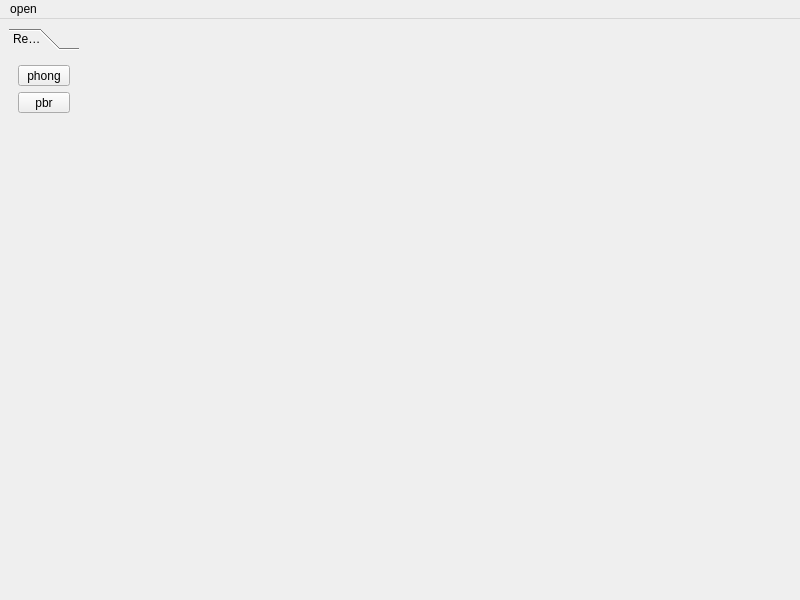
<?xml version="1.0" encoding="UTF-8"?>
<ui version="4.0">
 <class>MainWindow</class>
 <widget class="QMainWindow" name="MainWindow">
  <property name="geometry">
   <rect>
    <x>0</x>
    <y>0</y>
    <width>800</width>
    <height>600</height>
   </rect>
  </property>
  <property name="windowTitle">
   <string>MainWindow</string>
  </property>
  <widget class="QWidget" name="centralwidget">
   <layout class="QHBoxLayout" name="horizontalLayout">
    <item>
     <widget class="QToolBox" name="tools_list">
      <property name="maximumSize">
       <size>
        <width>70</width>
        <height>16777215</height>
       </size>
      </property>
      <property name="currentIndex">
       <number>0</number>
      </property>
      <widget class="QWidget" name="rendering_page">
       <property name="geometry">
        <rect>
         <x>0</x>
         <y>0</y>
         <width>70</width>
         <height>534</height>
        </rect>
       </property>
       <attribute name="label">
        <string>Rendering</string>
       </attribute>
       <layout class="QVBoxLayout" name="verticalLayout">
        <item>
         <widget class="QToolButton" name="toolButton_pbr">
          <property name="sizePolicy">
           <sizepolicy hsizetype="Preferred" vsizetype="Fixed">
            <horstretch>0</horstretch>
            <verstretch>0</verstretch>
           </sizepolicy>
          </property>
          <property name="maximumSize">
           <size>
            <width>16777215</width>
            <height>16777215</height>
           </size>
          </property>
          <property name="text">
           <string>phong</string>
          </property>
         </widget>
        </item>
        <item>
         <widget class="QToolButton" name="toolButton_phong">
          <property name="sizePolicy">
           <sizepolicy hsizetype="Preferred" vsizetype="Fixed">
            <horstretch>0</horstretch>
            <verstretch>0</verstretch>
           </sizepolicy>
          </property>
          <property name="maximumSize">
           <size>
            <width>16777215</width>
            <height>16777215</height>
           </size>
          </property>
          <property name="text">
           <string>pbr</string>
          </property>
         </widget>
        </item>
        <item>
         <spacer name="verticalSpacer">
          <property name="orientation">
           <enum>Qt::Vertical</enum>
          </property>
          <property name="sizeHint" stdset="0">
           <size>
            <width>20</width>
            <height>40</height>
           </size>
          </property>
         </spacer>
        </item>
       </layout>
      </widget>
     </widget>
    </item>
    <item>
     <widget class="QWidget" name="scene" native="true"/>
    </item>
   </layout>
  </widget>
  <widget class="QMenuBar" name="menubar">
   <property name="geometry">
    <rect>
     <x>0</x>
     <y>0</y>
     <width>800</width>
     <height>21</height>
    </rect>
   </property>
   <widget class="QMenu" name="menu_open">
    <property name="title">
     <string>open</string>
    </property>
    <addaction name="action_stl_load"/>
   </widget>
   <addaction name="menu_open"/>
  </widget>
  <action name="action_stl_load">
   <property name="text">
    <string>STL</string>
   </property>
  </action>
 </widget>
 <resources/>
 <connections/>
</ui>
